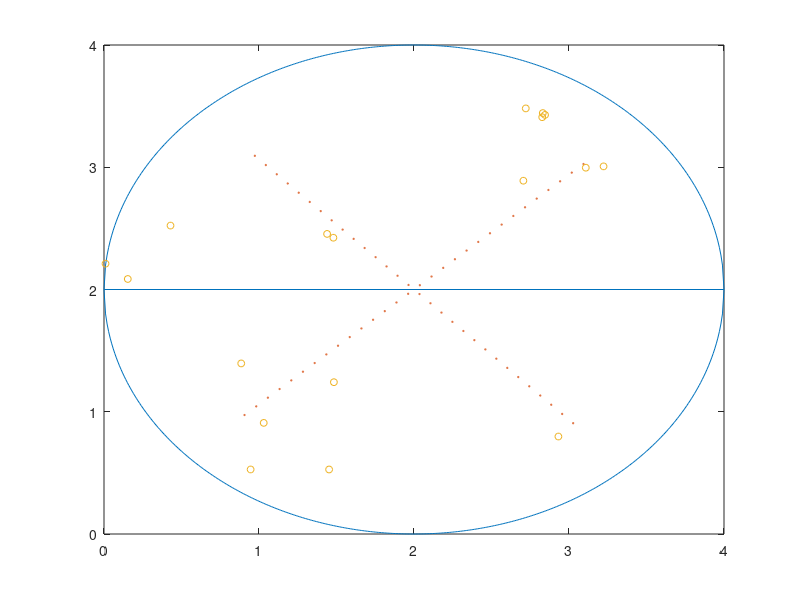

The MATLAB script that drew this image:
clear,clc

l = 4;
umbral = 0.1;
n = 10; % Numero de particulas.
d = 2; % Numero de dimensiones.
t = 50; % Numero de pasos.
vel = 0.5; % Valor maximo de paso dimensional permitido. STIRRER
vel_p = zeros(1, n);
pos = unifrnd(0.2 * l, 0.8 * l, n, d); % 0.2 y 0.8 son valores arbitrarios para que las particulas esten dentro del molino. 
tam = 5 * ones(1, n); % Vector de tamaño para n particulas.
vel_stirr = 0.01*pi;
theta = zeros(1, n);
st_spacing = 30;
vel_imp = 0.30;

r_mill = 2;
r_st = 1.5;
x = 0: 0.01: 2*r_mill;
yup = sqrt(r_mill^2 - (x - r_mill).^2) + r_mill;
ydown = -1 * sqrt(r_mill^2 - (x - r_mill).^2) + r_mill;
mill = vertcat(horzcat(x',yup'),horzcat(x',ydown'));
sz_mill = size(mill);

t1 = 0.25*pi;
t2 = 0.75*pi;
for i = 1:t
  plot(mill(:, 1), mill(:, 2));
  hold on
  for w = 1:n
    if vel_p(w) > 0.01
      vel_p(w) -= 0.00001;
    endif
    deltax = vel_p(w) * cosd(theta(w));
    deltay = vel_p(w) * sind(theta(w));
    delta = horzcat(deltax, deltay);
    pos(w,:) += delta;
  endfor
  theta_s1 = (linspace(t1, t1, st_spacing))';
  theta_s2 = (linspace(t2, t2, st_spacing))';
  r_stirr = (linspace(-r_st, r_st, st_spacing))';
  x_s1 = (r_stirr * cos(t1)) + r_mill;
  y_s1 = (r_stirr * sin(t1)) + r_mill;
  x_s2 = (r_stirr * cos(t2)) + r_mill;
  y_s2 = (r_stirr * sin(t2)) + r_mill;
  stirrer = vertcat(horzcat(x_s1,y_s1),horzcat(x_s2,y_s2));
  plot(stirrer(:, 1), stirrer(:, 2), 'o', 'markersize', 1);
  axis([0 l 0 l]);
  hold on 
  t1 += vel_stirr;
  t2 += vel_stirr;
  sz = size(stirrer);
  choque = [];
  contador = 0;
  sig = n + 1;
  for i = 1:n % Colisiones contra el stirrer. 
    for j = 1:sz(1)
      dis_ns = sqrt(sum((pos(i,:) - stirrer(j,:)).^2));
        if dis_ns <= umbral % Aqui ya existe una colision. 
          pos(i,:);
          stirrer(j,:);
          p = stirrer(j,:)-2;
          rad = sqrt(sum(p.^2));
          th = acosd(abs(p(1))/rad);
          if p(1)>0 && p(2)>0
            th += 0;
          endif
          if p(1)<0 && p(2)>0
            th = 180 - th;
          endif
          if p(1)<0 && p(2)<0
            th += 180;
          endif
          if p(1)>0 && p(2)<0
            th = 360 - th;
          endif
          theta(i) = th + 90;
          vel_p(i) = vel_imp * (rad / r_st);
        endif
      dif = umbral - dis_ns;
        if rand() < dif / umbral % Fragmentacion aleatoria.
          ti = tam(i);
          if ti > 2
            tam(i) = 1 + randi(ti - 2); % El rompimiento deberia estar en funcion de algo, no debe ser aleatorio.
            fi = ti - tam(i);
            tam(sig) = fi;
            pos(sig, :) = pos(i, :);
            theta(sig) = theta(i) + 3;
            vel_p(sig) = vel_imp * (rad / r_st);
            sig++;
          endif
        endif
    endfor 
  endfor
  %Inicia colisiones entre particulas.
  for i = 1 : n - 1
    for j = (i + 1) : n
      dis_nn = sqrt(sum((pos(i,:) - pos(j,:)).^2));
      dif_vel = vel_p(i) - vel_p(j);
        if dis_nn <= umbral % Colision con otra particula.
          if dif_vel > 0
            vel_p(j) = vel_p(i);
            theta(j) = theta(i) + 5; 
          elseif                  
            vel_p(i) = vel_p(j);
            theta(i) = theta(j) + 5;
          endif
        endif
    endfor
  endfor
  %Finalizan colisiones entre particulas.
  % Que no escapen las partículas del cilindro!!!
  for i = 1:n
    for j = 1:sz_mill(1)
      dis_nm = sqrt(sum((pos(i,:) - mill(j,:)).^2));
        if dis_nm <= 0.25 % Colision con cilindro.
          theta(i) += 180;
          dif = 0.25 - dis_nm;
          if rand() < dif / 0.3 % Fragmentacion aleatoria.
            ti = tam(i);
            if ti > 2
              tam(i) = 1 + randi(ti - 2); % El rompimiento deberia estar en funcion de algo, no debe ser aleatorio.
              fi = ti - tam(i);
              tam(sig) = fi;
              pos(sig, :) = pos(i, :);
              theta(sig) = theta(i);
              vel_p(sig) = vel_imp;
              sig++;
            endif
          endif
        endif % Termina colision con cilindro.
    endfor
  endfor
  n = sig - 1;
  plot(pos(:, 1), pos(:, 2), 'o', 'markersize', 5);
  pause(0.05)
  hold off
endfor